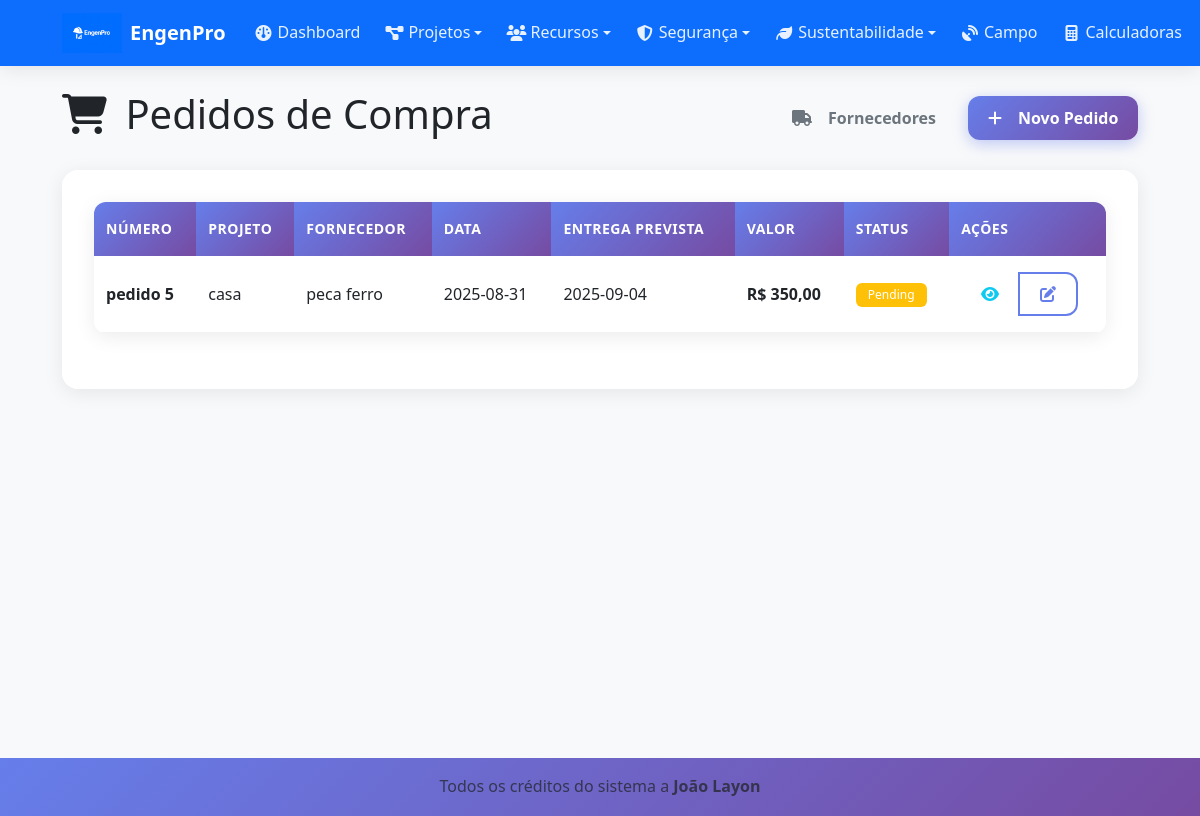
Page /suppliers/orders (signed in) on the committed database.
### tables this page shows
CREATE TABLE purchase_orders (
    id INTEGER PRIMARY KEY AUTOINCREMENT,
    project_id INTEGER,
    supplier_id INTEGER,
    order_number TEXT UNIQUE,
    status TEXT DEFAULT 'pending',
    order_date DATE,
    expected_delivery DATE,
    total_amount REAL,
    items TEXT, -- JSON string for order items
    created_at TIMESTAMP DEFAULT CURRENT_TIMESTAMP,
    FOREIGN KEY (project_id) REFERENCES projects (id),
    FOREIGN KEY (supplier_id) REFERENCES suppliers (id)
);

CREATE TABLE projects (
    id INTEGER PRIMARY KEY AUTOINCREMENT,
    name TEXT NOT NULL,
    description TEXT,
    status TEXT DEFAULT 'active',
    start_date DATE,
    end_date DATE,
    budget REAL DEFAULT 0,
    user_id INTEGER,
    created_at TIMESTAMP DEFAULT CURRENT_TIMESTAMP,
    FOREIGN KEY (user_id) REFERENCES users (id)
);

CREATE TABLE suppliers (
    id INTEGER PRIMARY KEY AUTOINCREMENT,
    name TEXT NOT NULL,
    cnpj_id TEXT UNIQUE,
    contact_person TEXT,
    email TEXT,
    phone TEXT,
    address TEXT,
    category TEXT,
    rating REAL DEFAULT 0,
    created_at TIMESTAMP DEFAULT CURRENT_TIMESTAMP
);

### blueprints/suppliers.py (the view)
@suppliers_bp.route('/orders')
def orders():
    if 'user_id' not in session:
        return redirect(url_for('auth.login'))
    db = get_db()
    orders = db.execute(
        'SELECT po.*, p.name as project_name, s.name as supplier_name '
        'FROM purchase_orders po '
        'LEFT JOIN projects p ON po.project_id = p.id '
        'LEFT JOIN suppliers s ON po.supplier_id = s.id '
        'ORDER BY po.created_at DESC'
    ).fetchall()
    return render_template('suppliers/orders.html', orders=orders)

### blueprints/suppliers.py (called while the page is built)
def get_db():
    from flask import current_app
    return current_app.get_db()

### templates/suppliers/orders.html (shortened to what this page needs)
{% extends "base.html" %}
{% block content %}
<div class="d-flex justify-content-between align-items-center mb-4">
    <h1>
        <i class="fas fa-shopping-cart me-2"></i>
        Pedidos de Compra
    </h1>
    <div>
        <a href="{{ url_for('suppliers.index') }}" class="btn btn-outline-secondary me-2">
            <i class="fas fa-truck me-2"></i>
            Fornecedores
        </a>
        <a href="{{ url_for('suppliers.new_order') }}" class="btn btn-primary">
            <i class="fas fa-plus me-2"></i>
            Novo Pedido
        </a>
    </div>
</div>
{% if orders %}
    <div class="card">
        <div class="card-body">
            <div class="table-responsive">
                <table class="table table-hover">
                    <thead>
                        <tr>
                            <th>Número</th>
                            <th>Projeto</th>
                            <th>Fornecedor</th>
                            <th>Data</th>
                            <th>Entrega Prevista</th>
                            <th>Valor</th>
                            <th>Status</th>
                            <th>Ações</th>
                        </tr>
                    </thead>
                    <tbody>
                        {% for order in orders %}
                            <tr>
                                <td><strong>{{ order.order_number }}</strong></td>
                                <td>{{ order.project_name or 'N/A' }}</td>
                                <td>{{ order.supplier_name }}</td>
                                <td>{{ order.order_date or '-' }}</td>
                                <td>{{ order.expected_delivery or '-' }}</td>
                                <td class="fw-bold">R$ {{ "{:,.2f}".format(order.total_amount or 0).replace(',', '.').replace('.', ',', 1) }}</td>
                                <td>
                                    <span class="badge bg-{{ 'success' if order.status == 'delivered' else 'warning' if order.status == 'pending' else 'info' }}">
                                        {{ order.status.title() }}
                                    </span>
                                </td>
                                <td>
                                    <div class="btn-group" role="group">
                                        <button type="button" class="btn btn-sm btn-outline-info" onclick="viewOrder('{{ order.order_number }}', '{{ order.items or '[]' }}')">
                                            <i class="fas fa-eye"></i>
                                        </button>
                                        <button type="button" class="btn btn-sm btn-outline-primary">
                                            <i class="fas fa-edit"></i>
                                        </button>
                                    </div>
                                </td>
                            </tr>
                        {% endfor %}
                    </tbody>
                </table>
            </div>
        </div>
    </div>
{% endif %}
{% endblock %}

### templates/base.html (shortened to what this page needs)
<!DOCTYPE html>
<html lang="pt-BR">
<head>
    <link href="https://cdn.jsdelivr.net/npm/bootstrap@5.3.0/dist/css/bootstrap.min.css" rel="stylesheet">
    <link href="https://cdnjs.cloudflare.com/ajax/libs/font-awesome/6.4.0/css/all.min.css" rel="stylesheet">
    <link href="{{ url_for('static', filename='css/style.css') }}" rel="stylesheet">
</head>
<body>
    <nav class="navbar navbar-expand-lg navbar-dark bg-primary">
        <div class="container">
            <a class="navbar-brand d-flex align-items-center" href="{{ url_for('dashboard.index') }}">
                <img src="{{ url_for('static', filename='images/logo.png') }}" alt="Logo" class="navbar-logo me-2" style="height: 40px; width: auto; display: none;" id="navbar-logo">
                <span class="navbar-title">EngenPro</span>
            </a>
            {% if session.user_id %}
            <div class="collapse navbar-collapse" id="navbarNav">
                <ul class="navbar-nav me-auto">
                    <li class="nav-item">
                        <a class="nav-link" href="{{ url_for('dashboard.index') }}">
                            <i class="fas fa-dashboard me-1"></i>Dashboard
                        </a>
                    </li>
                    <li class="nav-item dropdown">
                        <a class="nav-link dropdown-toggle" href="#" role="button" data-bs-toggle="dropdown" aria-expanded="false">
                            <i class="fas fa-project-diagram me-1"></i>Projetos
                        </a>
                    </li>
                    <li class="nav-item dropdown">
                        <a class="nav-link dropdown-toggle" href="#" role="button" data-bs-toggle="dropdown" aria-expanded="false">
                            <i class="fas fa-users me-1"></i>Recursos
                        </a>
                    </li>
                    <li class="nav-item dropdown">
                        <a class="nav-link dropdown-toggle" href="#" role="button" data-bs-toggle="dropdown" aria-expanded="false">
                            <i class="fas fa-shield-alt me-1"></i>Segurança
                        </a>
                    </li>
                    <li class="nav-item dropdown">
                        <a class="nav-link dropdown-toggle" href="#" role="button" data-bs-toggle="dropdown" aria-expanded="false">
                            <i class="fas fa-leaf me-1"></i>Sustentabilidade
                        </a>
                    </li>
                    <li class="nav-item">
                        <a class="nav-link" href="{{ url_for('field.index') }}">
                            <i class="fas fa-satellite-dish me-1"></i>Campo
                        </a>
                    </li>
                    <li class="nav-item">
                        <a class="nav-link" href="{{ url_for('calculators.index') }}">
                            <i class="fas fa-calculator me-1"></i>Calculadoras
                        </a>
                    </li>
                    <li class="nav-item">
                        <a class="nav-link" href="{{ url_for('reports.index') }}">
                        </a>
                    </li>
                </ul>
            </div>
            {% endif %}
        </div>
    </nav>
    <main class="container my-4 main-content">
        {% block content %}{% endblock %}
    </main>
    <footer class="bg-light py-3 mt-5">
        <div class="container text-center">
            <p class="mb-0 text-muted">
                Todos os créditos do sistema a <strong>João Layon</strong>
            </p>
        </div>
    </footer>
</body>
</html>

### rows in the picture
purchase_orders: order_number "pedido 5", name "casa", supplier_name "peca ferro", order_date "2025-08-31", expected_delivery "2025-09-04", total_amount "350,00", status "Pending"
